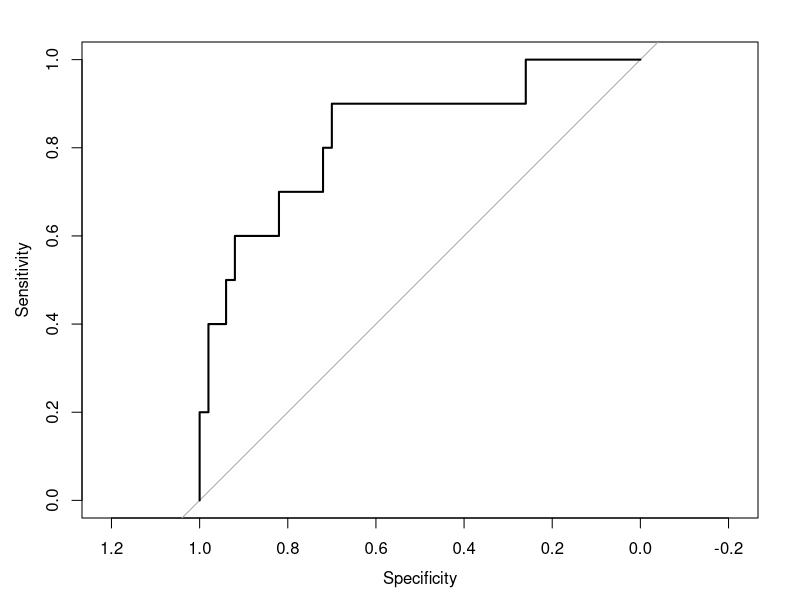
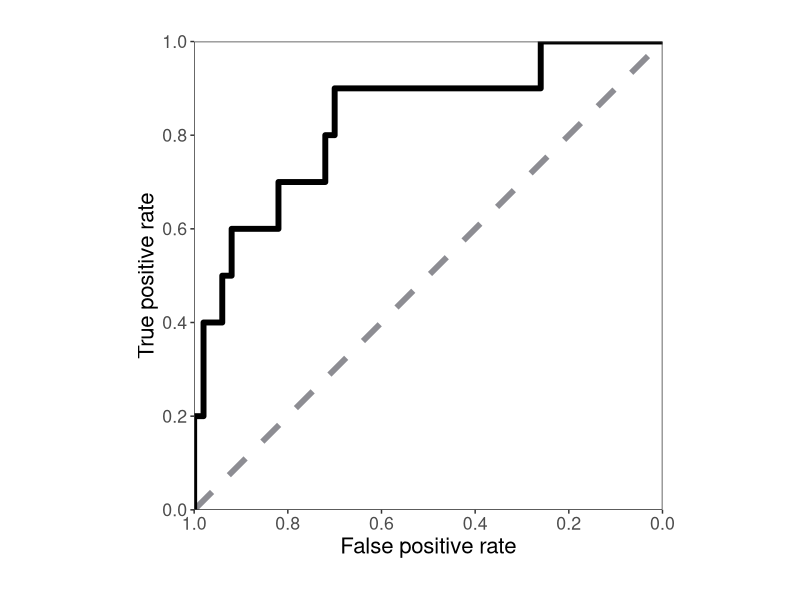

Source code (R) for these figures, in order:
# ROC curve

require(pROC)
require(ggplot2)

dat <- readxl::read_excel("17.38395893-Fig4b.xlsx")

fit <- glm(Status ~ `Predicted risk score`, data = dat, family = binomial(link="logit"))

pre <- predict(fit, type='response')

modelroc <- roc(dat$Status, pre)

plot(modelroc)

tmp <- data.frame(
  Specificity = modelroc$specificities,
  Sensitivity = modelroc$sensitivities,
  stringsAsFactors = F)

ggplot(tmp, aes(Specificity, Sensitivity)) +
  geom_abline(slope = 1, intercept = 1, col = "#8d8d93", linetype = 2, linewidth = 2) +
  geom_path(linewidth = 2) +
  scale_x_reverse(expand = c(0,0), n.breaks = 6) +
  scale_y_continuous(expand = c(0,0), n.breaks = 6) +
  scale_color_manual(values = "#22962d") +
  labs(x = "False positive rate", y = "True positive rate") +
  coord_fixed(ratio = 1) +
  theme_bw() +
  theme(panel.grid = element_blank(),
        plot.margin = ggplot2::margin(30,30,30,30),
        legend.title = element_blank(),
        legend.background = element_rect(color = "gray90"),
        text = element_text(size = 16),
        legend.position = c(0.6,0.1))

modelroc
# Call:
#   roc.default(response = dat$Status, predictor = pre)
# 
# Data: pre in 50 controls (dat$Status 0) < 10 cases (dat$Status 1).
# Area under the curve: 0.832
# 
# ci(modelroc)
# 95% CI: 0.6802-0.9838 (DeLong)
